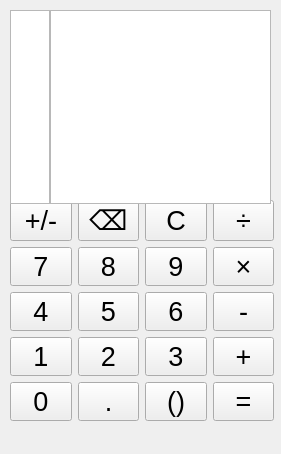
<?xml version="1.0" encoding="UTF-8"?>
<ui version="4.0">
 <class>MainWindow</class>
 <widget class="QMainWindow" name="MainWindow">
  <property name="enabled">
   <bool>true</bool>
  </property>
  <property name="geometry">
   <rect>
    <x>0</x>
    <y>0</y>
    <width>281</width>
    <height>454</height>
   </rect>
  </property>
  <property name="sizePolicy">
   <sizepolicy hsizetype="Preferred" vsizetype="Preferred">
    <horstretch>0</horstretch>
    <verstretch>0</verstretch>
   </sizepolicy>
  </property>
  <property name="maximumSize">
   <size>
    <width>16777215</width>
    <height>16777215</height>
   </size>
  </property>
  <property name="windowTitle">
   <string>MainWindow</string>
  </property>
  <widget class="QWidget" name="centralwidget">
   <widget class="QWidget" name="gridLayoutWidget">
    <property name="geometry">
     <rect>
      <x>10</x>
      <y>200</y>
      <width>264</width>
      <height>221</height>
     </rect>
    </property>
    <layout class="QGridLayout" name="gridLayout">
     <item row="2" column="0">
      <widget class="QPushButton" name="pushButton_4">
       <property name="sizePolicy">
        <sizepolicy hsizetype="Preferred" vsizetype="Preferred">
         <horstretch>0</horstretch>
         <verstretch>0</verstretch>
        </sizepolicy>
       </property>
       <property name="font">
        <font>
         <pointsize>20</pointsize>
        </font>
       </property>
       <property name="text">
        <string>4</string>
       </property>
      </widget>
     </item>
     <item row="4" column="1">
      <widget class="QPushButton" name="pushButton_11">
       <property name="sizePolicy">
        <sizepolicy hsizetype="Preferred" vsizetype="Preferred">
         <horstretch>0</horstretch>
         <verstretch>0</verstretch>
        </sizepolicy>
       </property>
       <property name="font">
        <font>
         <pointsize>20</pointsize>
        </font>
       </property>
       <property name="text">
        <string>.</string>
       </property>
      </widget>
     </item>
     <item row="4" column="0">
      <widget class="QPushButton" name="pushButton_0">
       <property name="sizePolicy">
        <sizepolicy hsizetype="Preferred" vsizetype="Preferred">
         <horstretch>0</horstretch>
         <verstretch>0</verstretch>
        </sizepolicy>
       </property>
       <property name="font">
        <font>
         <pointsize>20</pointsize>
        </font>
       </property>
       <property name="text">
        <string>0</string>
       </property>
      </widget>
     </item>
     <item row="2" column="3">
      <widget class="QPushButton" name="pushButton_subtraction">
       <property name="sizePolicy">
        <sizepolicy hsizetype="Preferred" vsizetype="Preferred">
         <horstretch>0</horstretch>
         <verstretch>0</verstretch>
        </sizepolicy>
       </property>
       <property name="font">
        <font>
         <pointsize>20</pointsize>
        </font>
       </property>
       <property name="text">
        <string>-</string>
       </property>
      </widget>
     </item>
     <item row="1" column="3">
      <widget class="QPushButton" name="pushButton_multiply">
       <property name="sizePolicy">
        <sizepolicy hsizetype="Preferred" vsizetype="Preferred">
         <horstretch>0</horstretch>
         <verstretch>0</verstretch>
        </sizepolicy>
       </property>
       <property name="font">
        <font>
         <pointsize>20</pointsize>
        </font>
       </property>
       <property name="text">
        <string>×</string>
       </property>
      </widget>
     </item>
     <item row="1" column="0">
      <widget class="QPushButton" name="pushButton_7">
       <property name="sizePolicy">
        <sizepolicy hsizetype="Preferred" vsizetype="Preferred">
         <horstretch>0</horstretch>
         <verstretch>0</verstretch>
        </sizepolicy>
       </property>
       <property name="font">
        <font>
         <pointsize>20</pointsize>
        </font>
       </property>
       <property name="text">
        <string>7</string>
       </property>
      </widget>
     </item>
     <item row="2" column="1">
      <widget class="QPushButton" name="pushButton_5">
       <property name="sizePolicy">
        <sizepolicy hsizetype="Preferred" vsizetype="Preferred">
         <horstretch>0</horstretch>
         <verstretch>0</verstretch>
        </sizepolicy>
       </property>
       <property name="font">
        <font>
         <pointsize>20</pointsize>
        </font>
       </property>
       <property name="text">
        <string>5</string>
       </property>
      </widget>
     </item>
     <item row="0" column="2">
      <widget class="QPushButton" name="pushButton_clear">
       <property name="sizePolicy">
        <sizepolicy hsizetype="Preferred" vsizetype="Preferred">
         <horstretch>0</horstretch>
         <verstretch>0</verstretch>
        </sizepolicy>
       </property>
       <property name="font">
        <font>
         <pointsize>20</pointsize>
        </font>
       </property>
       <property name="text">
        <string>C</string>
       </property>
      </widget>
     </item>
     <item row="3" column="3">
      <widget class="QPushButton" name="pushButton_plus">
       <property name="sizePolicy">
        <sizepolicy hsizetype="Preferred" vsizetype="Preferred">
         <horstretch>0</horstretch>
         <verstretch>0</verstretch>
        </sizepolicy>
       </property>
       <property name="font">
        <font>
         <pointsize>20</pointsize>
        </font>
       </property>
       <property name="text">
        <string>+</string>
       </property>
      </widget>
     </item>
     <item row="4" column="2">
      <widget class="QPushButton" name="pushButton_12">
       <property name="sizePolicy">
        <sizepolicy hsizetype="Preferred" vsizetype="Preferred">
         <horstretch>0</horstretch>
         <verstretch>0</verstretch>
        </sizepolicy>
       </property>
       <property name="font">
        <font>
         <pointsize>20</pointsize>
        </font>
       </property>
       <property name="text">
        <string>()</string>
       </property>
      </widget>
     </item>
     <item row="2" column="2">
      <widget class="QPushButton" name="pushButton_6">
       <property name="sizePolicy">
        <sizepolicy hsizetype="Preferred" vsizetype="Preferred">
         <horstretch>0</horstretch>
         <verstretch>0</verstretch>
        </sizepolicy>
       </property>
       <property name="font">
        <font>
         <pointsize>20</pointsize>
        </font>
       </property>
       <property name="text">
        <string>6</string>
       </property>
      </widget>
     </item>
     <item row="0" column="1">
      <widget class="QPushButton" name="pushButton_escape">
       <property name="sizePolicy">
        <sizepolicy hsizetype="Preferred" vsizetype="Preferred">
         <horstretch>0</horstretch>
         <verstretch>0</verstretch>
        </sizepolicy>
       </property>
       <property name="font">
        <font>
         <pointsize>20</pointsize>
        </font>
       </property>
       <property name="text">
        <string>⌫</string>
       </property>
      </widget>
     </item>
     <item row="3" column="0">
      <widget class="QPushButton" name="pushButton_1">
       <property name="sizePolicy">
        <sizepolicy hsizetype="Preferred" vsizetype="Preferred">
         <horstretch>0</horstretch>
         <verstretch>0</verstretch>
        </sizepolicy>
       </property>
       <property name="font">
        <font>
         <pointsize>20</pointsize>
        </font>
       </property>
       <property name="text">
        <string>1</string>
       </property>
      </widget>
     </item>
     <item row="1" column="1">
      <widget class="QPushButton" name="pushButton_8">
       <property name="sizePolicy">
        <sizepolicy hsizetype="Preferred" vsizetype="Preferred">
         <horstretch>0</horstretch>
         <verstretch>0</verstretch>
        </sizepolicy>
       </property>
       <property name="font">
        <font>
         <pointsize>20</pointsize>
        </font>
       </property>
       <property name="text">
        <string>8</string>
       </property>
      </widget>
     </item>
     <item row="1" column="2">
      <widget class="QPushButton" name="pushButton_9">
       <property name="sizePolicy">
        <sizepolicy hsizetype="Preferred" vsizetype="Preferred">
         <horstretch>0</horstretch>
         <verstretch>0</verstretch>
        </sizepolicy>
       </property>
       <property name="font">
        <font>
         <pointsize>20</pointsize>
        </font>
       </property>
       <property name="text">
        <string>9</string>
       </property>
      </widget>
     </item>
     <item row="3" column="1">
      <widget class="QPushButton" name="pushButton_2">
       <property name="sizePolicy">
        <sizepolicy hsizetype="Preferred" vsizetype="Preferred">
         <horstretch>0</horstretch>
         <verstretch>0</verstretch>
        </sizepolicy>
       </property>
       <property name="font">
        <font>
         <pointsize>20</pointsize>
        </font>
       </property>
       <property name="text">
        <string>2</string>
       </property>
      </widget>
     </item>
     <item row="0" column="0">
      <widget class="QPushButton" name="pushButton_plusMinus">
       <property name="sizePolicy">
        <sizepolicy hsizetype="Preferred" vsizetype="Preferred">
         <horstretch>0</horstretch>
         <verstretch>0</verstretch>
        </sizepolicy>
       </property>
       <property name="font">
        <font>
         <pointsize>20</pointsize>
        </font>
       </property>
       <property name="text">
        <string>+/-</string>
       </property>
      </widget>
     </item>
     <item row="3" column="2">
      <widget class="QPushButton" name="pushButton_3">
       <property name="sizePolicy">
        <sizepolicy hsizetype="Preferred" vsizetype="Preferred">
         <horstretch>0</horstretch>
         <verstretch>0</verstretch>
        </sizepolicy>
       </property>
       <property name="font">
        <font>
         <pointsize>20</pointsize>
        </font>
       </property>
       <property name="text">
        <string>3</string>
       </property>
      </widget>
     </item>
     <item row="4" column="3">
      <widget class="QPushButton" name="pushButton_equal">
       <property name="sizePolicy">
        <sizepolicy hsizetype="Preferred" vsizetype="Preferred">
         <horstretch>0</horstretch>
         <verstretch>0</verstretch>
        </sizepolicy>
       </property>
       <property name="font">
        <font>
         <pointsize>20</pointsize>
        </font>
       </property>
       <property name="text">
        <string>=</string>
       </property>
      </widget>
     </item>
     <item row="0" column="3">
      <widget class="QPushButton" name="pushButton_divide">
       <property name="sizePolicy">
        <sizepolicy hsizetype="Preferred" vsizetype="Preferred">
         <horstretch>0</horstretch>
         <verstretch>0</verstretch>
        </sizepolicy>
       </property>
       <property name="font">
        <font>
         <pointsize>20</pointsize>
        </font>
       </property>
       <property name="text">
        <string>÷</string>
       </property>
      </widget>
     </item>
    </layout>
   </widget>
   <widget class="QWidget" name="horizontalLayoutWidget">
    <property name="geometry">
     <rect>
      <x>10</x>
      <y>10</y>
      <width>261</width>
      <height>194</height>
     </rect>
    </property>
    <layout class="QHBoxLayout" name="horizontalLayout" stretch="0,0">
     <property name="spacing">
      <number>0</number>
     </property>
     <item>
      <widget class="QListWidget" name="listWidgetCalculator">
       <property name="sizePolicy">
        <sizepolicy hsizetype="Minimum" vsizetype="Minimum">
         <horstretch>0</horstretch>
         <verstretch>0</verstretch>
        </sizepolicy>
       </property>
       <property name="minimumSize">
        <size>
         <width>0</width>
         <height>0</height>
        </size>
       </property>
       <property name="maximumSize">
        <size>
         <width>40</width>
         <height>16777215</height>
        </size>
       </property>
       <property name="font">
        <font>
         <pointsize>18</pointsize>
        </font>
       </property>
      </widget>
     </item>
     <item>
      <widget class="QListWidget" name="listWidgetNumbers">
       <property name="font">
        <font>
         <pointsize>18</pointsize>
        </font>
       </property>
       <property name="layoutDirection">
        <enum>Qt::LayoutDirection::RightToLeft</enum>
       </property>
       <property name="textElideMode">
        <enum>Qt::TextElideMode::ElideRight</enum>
       </property>
      </widget>
     </item>
    </layout>
   </widget>
  </widget>
  <widget class="QMenuBar" name="menubar">
   <property name="geometry">
    <rect>
     <x>0</x>
     <y>0</y>
     <width>281</width>
     <height>24</height>
    </rect>
   </property>
  </widget>
 </widget>
 <resources/>
 <connections/>
</ui>
